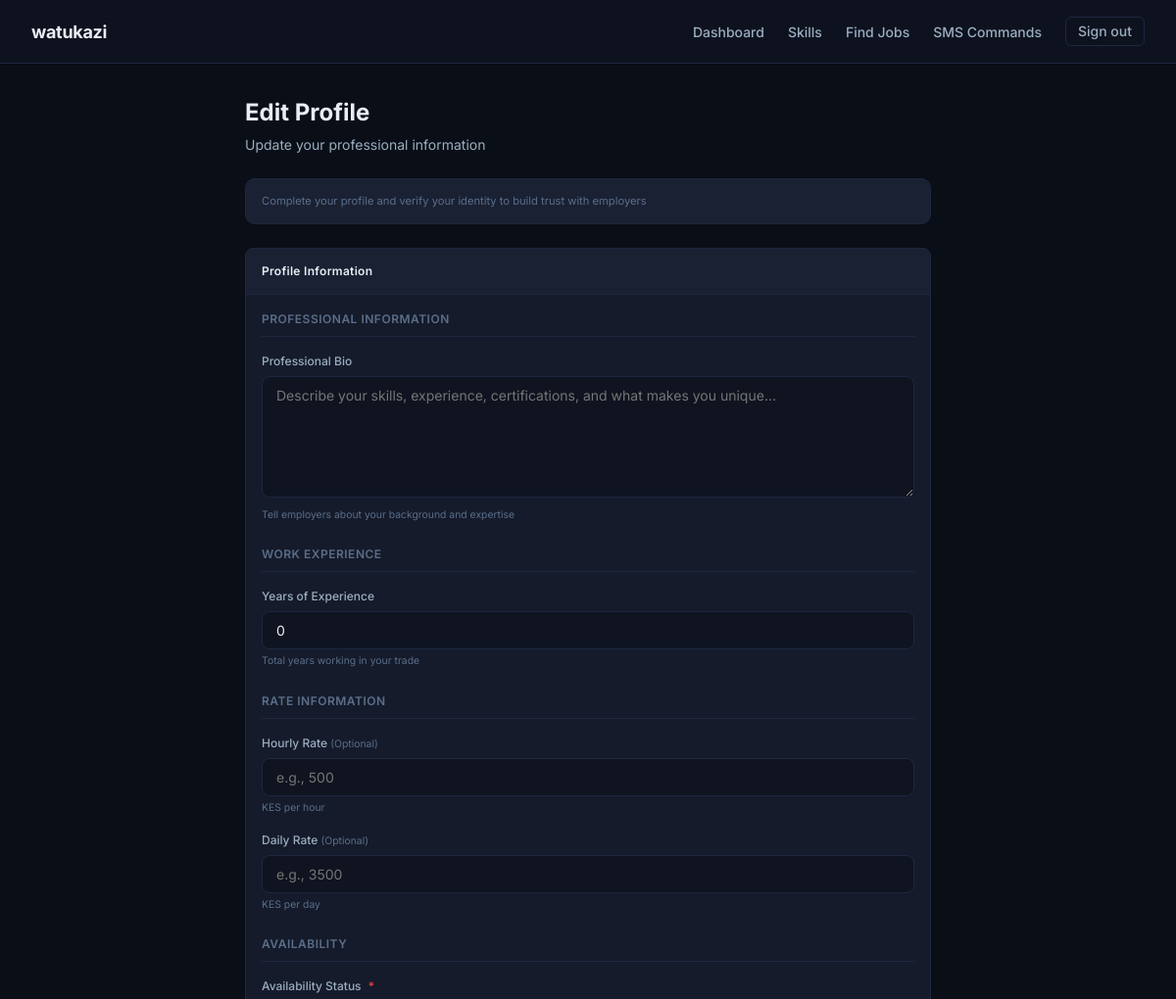
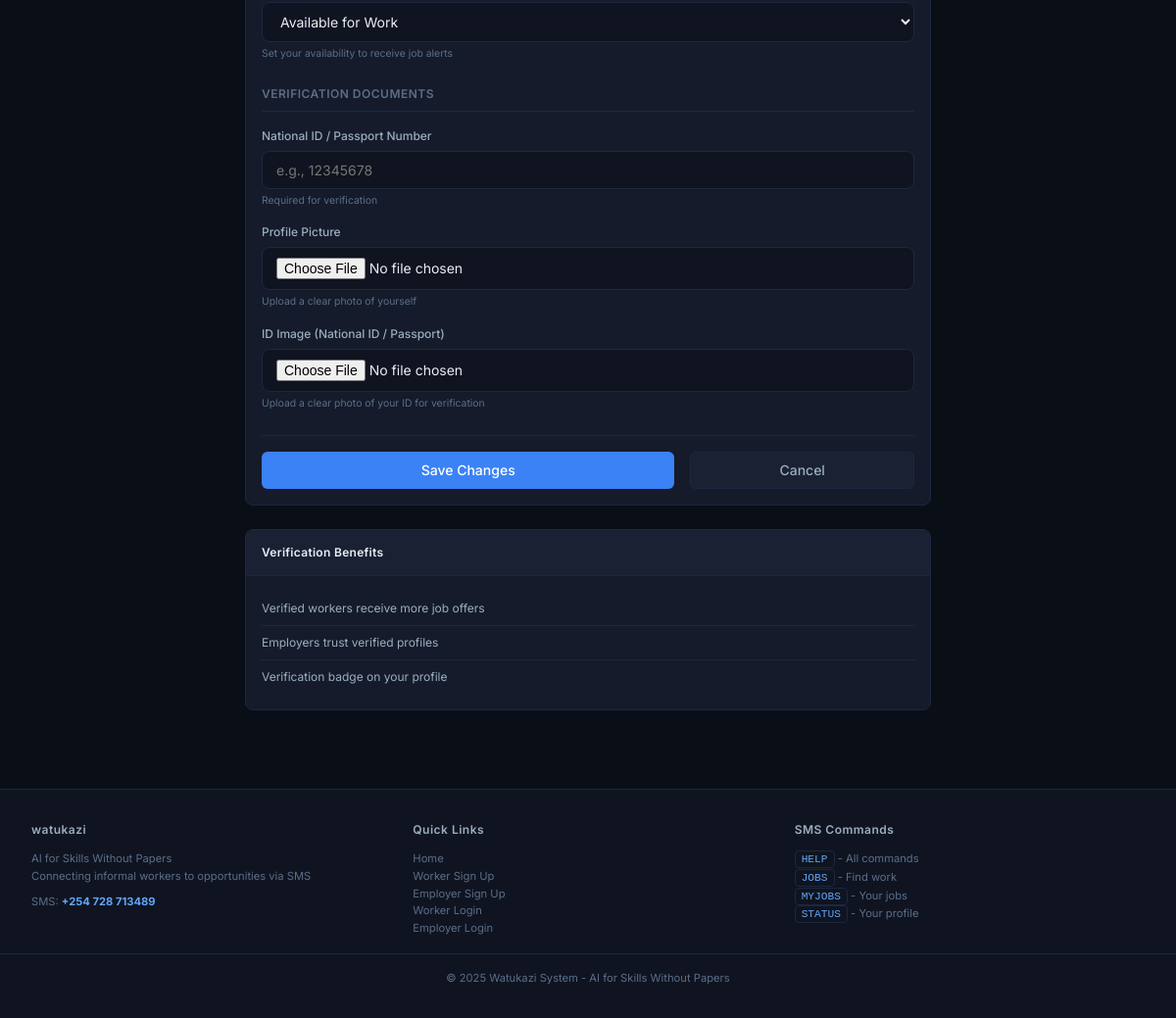
Screenshot of /workers/edit-bio/ (signed in) with the database file from the repository (2 pictures, top to bottom).
### workers/models.py (models this page shows, shortened)
class WorkerProfile(models.Model):
    AVAILABILITY_STATUS = (
        ('available', 'Available for Work'),
        ('busy', 'Currently Busy'),
        ('away', 'Away/Temporarily Unavailable'),
        ('inactive', 'Inactive'),
    )
    VERIFICATION_STATUS = (
        ('pending', 'Pending Verification'),
        ('verified', 'Verified'),
        ('rejected', 'Rejected'),
    )
    user = models.OneToOneField(User, on_delete=models.CASCADE, related_name='worker_profile')
    skills = models.ManyToManyField(Skill, related_name='workers', blank=True)
    years_experience = models.IntegerField(default=0, validators=[MinValueValidator(0)])
    hourly_rate = models.DecimalField(max_digits=10, decimal_places=2, null=True, blank=True)
    daily_rate = models.DecimalField(max_digits=10, decimal_places=2, null=True, blank=True)
    availability_status = models.CharField(max_length=10, choices=AVAILABILITY_STATUS, default='available')
    bio = models.TextField(blank=True, help_text="Describe your skills and experience")
    rating = models.DecimalField(max_digits=3, decimal_places=2, default=0.00)
    total_jobs_completed = models.IntegerField(default=0)
    profile_image = models.ImageField(upload_to='worker_profiles/', null=True, blank=True)
    id_image = models.ImageField(upload_to='worker_ids/', null=True, blank=True, help_text="Upload your National ID or Passport")
    id_number = models.CharField(max_length=20, blank=True, help_text="National ID or Passport Number")
    verification_status = models.CharField(max_length=10, choices=VERIFICATION_STATUS, default='pending')
    verified_at = models.DateTimeField(null=True, blank=True)
    verification_code = models.CharField(max_length=6, blank=True, null=True)
    created_at = models.DateTimeField(auto_now_add=True)
    updated_at = models.DateTimeField(auto_now=True)

### accounts/models.py (models this page shows, shortened)
class SMSSettings(models.Model):
    phone_number = models.CharField(max_length=15, default='0700000000', help_text="SMS number for users to text")
    is_active = models.BooleanField(default=True)
    updated_at = models.DateTimeField(auto_now=True)
    class Meta:
        verbose_name_plural = "SMS Settings"

### workers/views.py (the view)
# urls.py: path('edit-bio/', views.edit_bio, name='edit_bio'),
@login_required
def edit_bio(request):
    if request.user.profile.user_type != 'worker':
        messages.error(request, "Only workers can edit worker profiles.")
        return redirect('/')
    worker, created = WorkerProfile.objects.get_or_create(user=request.user)
    if request.method == 'POST':
        form = WorkerProfileForm(request.POST, request.FILES, instance=worker)
        if form.is_valid():
            form.save()
            messages.success(request, "Your profile has been updated successfully!")
            return redirect('workers:profile')
        else:
            messages.error(request, "Please correct the errors below.")
    else:
        form = WorkerProfileForm(instance=worker)
    context = {
        'form': form,
        'worker': worker,
    }
    return render(request, 'workers/edit_bio.html', context)

### templates/workers/edit_bio.html (shortened to what this page needs)
{% extends "base.html" %}
{% block content %}
<div class="container">
    <div class="form-container">
        <div style="margin-bottom: 1.5rem;">
            <h1 style="font-size: 1.5rem; font-weight: 700; margin-bottom: 0.25rem;">Edit Profile</h1>
            <p style="color: var(--text-secondary); font-size: 0.875rem;">Update your professional information</p>
        </div>
        <div class="info-card">
            <p>Complete your profile and verify your identity to build trust with employers</p>
        </div>
        <div class="card">
            <div class="card-header">Profile Information</div>
            <div class="card-body">
                <form method="post" enctype="multipart/form-data">
                    <div class="form-section">
                        <div class="form-section-title">Professional Information</div>
                        <div class="form-group">
                            <label class="form-label">Professional Bio</label>
                            <textarea name="bio" class="form-textarea" rows="6"
                                placeholder="Describe your skills, experience, certifications, and what makes you unique...">{{ form.bio.value|default:'' }}</textarea>
                            <div class="form-hint">Tell employers about your background and expertise</div>
                        </div>
                    </div>
                    <div class="form-section">
                        <div class="form-section-title">Work Experience</div>
                        <div class="form-group">
                            <label class="form-label">Years of Experience</label>
                            <input type="number" name="years_experience" class="form-input"
                                value="{{ form.years_experience.value|default:'0' }}" min="0" step="1">
                            <div class="form-hint">Total years working in your trade</div>
                        </div>
                    </div>
                    <div class="form-section">
                        <div class="form-section-title">Rate Information</div>
                        <div class="form-group">
                            <label class="form-label">Hourly Rate <span class="optional">(Optional)</span></label>
                            <input type="number" name="hourly_rate" class="form-input"
                                value="{{ form.hourly_rate.value|default:'' }}" placeholder="e.g., 500">
                            <div class="form-hint">KES per hour</div>
                        </div>
                        <div class="form-group">
                            <label class="form-label">Daily Rate <span class="optional">(Optional)</span></label>
                            <input type="number" name="daily_rate" class="form-input"
                                value="{{ form.daily_rate.value|default:'' }}" placeholder="e.g., 3500">
                            <div class="form-hint">KES per day</div>
                        </div>
                    </div>
                    <div class="form-section">
                        <div class="form-section-title">Availability</div>
                        <div class="form-group">
                            <label class="form-label">Availability Status <span class="required">*</span></label>
                            <select name="availability_status" class="form-select" required>
                                <option value="available" {% if form.availability_status.value == 'available' %}selected{% endif %}>Available for Work</option>
                            </select>
                            <div class="form-hint">Set your availability to receive job alerts</div>
                        </div>
                    </div>
                    <div class="form-section">
                        <div class="form-section-title">Verification Documents</div>
                        <div class="form-group">
                            <label class="form-label">National ID / Passport Number</label>
                            <input type="text" name="id_number" class="form-input"
                                value="{{ form.id_number.value|default:'' }}" placeholder="e.g., 12345678">
                            <div class="form-hint">Required for verification</div>
                        </div>
                        <div class="form-group">
                            <label class="form-label">Profile Picture</label>
                            <input type="file" name="profile_image" class="form-input" accept="image/*">
                            <div class="form-hint">Upload a clear photo of yourself</div>
                        </div>
                        <div class="form-group">
                            <label class="form-label">ID Image (National ID / Passport)</label>
                            <input type="file" name="id_image" class="form-input" accept="image/*">
                            <div class="form-hint">Upload a clear photo of your ID for verification</div>
                        </div>
                    </div>
                    <div class="action-buttons">
                        <button type="submit" class="btn btn-primary" style="flex: 2;">Save Changes</button>
                        <a href="{% url 'workers:profile' %}" class="btn btn-secondary" style="flex: 1; text-align: center;">Cancel</a>
                    </div>
                </form>
            </div>
        </div>
        <div class="card" style="margin-top: 1.5rem;">
            <div class="card-header">Verification Benefits</div>
            <div class="card-body">
                <ul style="list-style: none; padding: 0; margin: 0;">
                    <li style="padding: 0.5rem 0; border-bottom: 1px solid var(--border-subtle); font-size: 0.75rem; color: var(--text-secondary);">
                        Verified workers receive more job offers
                    </li>
                    <li style="padding: 0.5rem 0; border-bottom: 1px solid var(--border-subtle); font-size: 0.75rem; color: var(--text-secondary);">
                        Employers trust verified profiles
                    </li>
                    <li style="padding: 0.5rem 0; font-size: 0.75rem; color: var(--text-secondary);">
                        Verification badge on your profile
                    </li>
                </ul>
            </div>
        </div>
    </div>
</div>
{% endblock %}

### templates/base.html (shortened to what this page needs)
<!DOCTYPE html>
<html lang="en">
<head>
</head>
<body>
    <header class="header">
        <div class="header-container">
            <a href="/" class="logo">watukazi</a>
            <nav class="nav">
                {% if user.is_authenticated %}
                    {% if user.profile.user_type == 'worker' %}
                        <a href="{% url 'workers:dashboard' %}" class="nav-link">Dashboard</a>
                        <a href="{% url 'workers:manage_skills' %}" class="nav-link">Skills</a>
                        <a href="{% url 'jobs:search_jobs' %}" class="nav-link">Find Jobs</a>
                    {% elif user.profile.user_type == 'employer' %}
                        <a href="{% url 'employers:dashboard' %}" class="nav-link">Dashboard</a>
                        <a href="{% url 'jobs:create_job' %}" class="nav-link">Post Job</a>
                        <a href="{% url 'jobs:my_jobs' %}" class="nav-link">My Jobs</a>
                    {% endif %}
                    <div class="dropdown" id="smsDropdown">
                        <a href="#" class="nav-link" onclick="toggleDropdown(event)">SMS Commands</a>
                    </div>
                    <a href="{% url 'account_logout' %}" class="btn btn-outline" style="padding: 0.25rem 0.75rem;">Sign out</a>
                {% else %}
                    <div class="nav" style="gap: 0.75rem;">
                        <a href="{% url 'accounts:worker_login' %}" class="nav-link">Worker</a>
                        <a href="{% url 'accounts:employer_login' %}" class="nav-link">Employer</a>
                        <a href="{% url 'accounts:worker_signup' %}" class="btn btn-primary">Sign up</a>
                    </div>
                {% endif %}
            </nav>
        </div>
    </header>
    <main>
        {% block content %}{% endblock %}
    </main>
    <footer class="footer">
        <div class="footer-content">
            <div class="footer-section">
                <h4>watukazi</h4>
                <p>AI for Skills Without Papers<br>Connecting informal workers to opportunities via SMS</p>
                <p style="margin-top: 0.5rem;">SMS: <strong style="color: var(--accent-blue-light);">{{ sms_number }}</strong></p>
            </div>
            <div class="footer-section">
                <h4>Quick Links</h4>
                <p><a href="/">Home</a></p>
                <p><a href="{% url 'accounts:worker_signup' %}">Worker Sign Up</a></p>
                <p><a href="{% url 'accounts:employer_signup' %}">Employer Sign Up</a></p>
                <p><a href="{% url 'accounts:worker_login' %}">Worker Login</a></p>
                <p><a href="{% url 'accounts:employer_login' %}">Employer Login</a></p>
            </div>
            <div class="footer-section">
                <h4>SMS Commands</h4>
                <p><code class="code">HELP</code> - All commands</p>
                <p><code class="code">JOBS</code> - Find work</p>
                <p><code class="code">MYJOBS</code> - Your jobs</p>
                <p><code class="code">STATUS</code> - Your profile</p>
            </div>
        </div>
        <div class="divider" style="max-width: 1400px; margin: 1rem auto 0;"></div>
        <div style="text-align: center; margin-top: 1rem;">
            <p style="font-size: 0.7rem; color: var(--text-muted);">&copy; 2025 Watukazi System - AI for Skills Without Papers</p>
        </div>
    </footer>
</body>
</html>

### rows the page displays
WorkerProfile: availability_status "Available for Work"
SMSSettings: phone_number "+254 728 713489"
